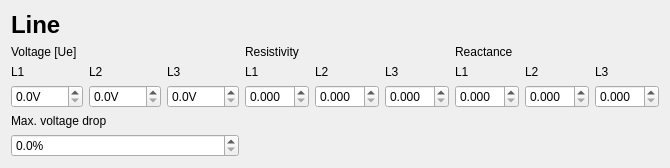
<?xml version="1.0" encoding="UTF-8"?>
<ui version="4.0">
 <class>Line</class>
 <widget class="QWidget" name="Line">
  <property name="geometry">
   <rect>
    <x>0</x>
    <y>0</y>
    <width>593</width>
    <height>162</height>
   </rect>
  </property>
  <property name="windowTitle">
   <string>Form</string>
  </property>
  <layout class="QVBoxLayout" name="verticalLayout_6">
   <item>
    <widget class="QLabel" name="label">
     <property name="text">
      <string>&lt;html&gt;&lt;head/&gt;&lt;body&gt;&lt;h1 style=&quot; margin-top:18px; margin-bottom:12px; margin-left:0px; margin-right:0px; -qt-block-indent:0; text-indent:0px;&quot;&gt;&lt;span style=&quot; font-size:xx-large; font-weight:600;&quot;&gt;Line&lt;/span&gt;&lt;/h1&gt;&lt;/body&gt;&lt;/html&gt;</string>
     </property>
    </widget>
   </item>
   <item>
    <layout class="QGridLayout" name="gridLayout_2">
     <item row="1" column="0">
      <layout class="QVBoxLayout" name="verticalLayout_2">
       <item>
        <widget class="QLabel" name="label_6">
         <property name="text">
          <string>Max. voltage drop</string>
         </property>
        </widget>
       </item>
       <item>
        <widget class="QDoubleSpinBox" name="voltage_drop">
         <property name="suffix">
          <string>%</string>
         </property>
         <property name="decimals">
          <number>1</number>
         </property>
        </widget>
       </item>
      </layout>
     </item>
     <item row="0" column="2">
      <layout class="QVBoxLayout" name="verticalLayout_4">
       <item>
        <widget class="QLabel" name="label_8">
         <property name="text">
          <string>Reactance</string>
         </property>
        </widget>
       </item>
       <item>
        <layout class="QGridLayout" name="gridLayout_4">
         <item row="0" column="2">
          <widget class="QLabel" name="label_14">
           <property name="text">
            <string>L3</string>
           </property>
          </widget>
         </item>
         <item row="0" column="1">
          <widget class="QLabel" name="label_13">
           <property name="text">
            <string>L2</string>
           </property>
          </widget>
         </item>
         <item row="0" column="0">
          <widget class="QLabel" name="label_12">
           <property name="text">
            <string>L1</string>
           </property>
          </widget>
         </item>
         <item row="1" column="0">
          <widget class="QDoubleSpinBox" name="reactance_L1">
           <property name="decimals">
            <number>3</number>
           </property>
          </widget>
         </item>
         <item row="1" column="1">
          <widget class="QDoubleSpinBox" name="reactance_L2">
           <property name="decimals">
            <number>3</number>
           </property>
          </widget>
         </item>
         <item row="1" column="2">
          <widget class="QDoubleSpinBox" name="reactance_L3">
           <property name="decimals">
            <number>3</number>
           </property>
          </widget>
         </item>
        </layout>
       </item>
      </layout>
     </item>
     <item row="0" column="1">
      <layout class="QVBoxLayout" name="verticalLayout_3">
       <item>
        <widget class="QLabel" name="label_7">
         <property name="text">
          <string>Resistivity</string>
         </property>
        </widget>
       </item>
       <item>
        <layout class="QGridLayout" name="gridLayout_3">
         <item row="0" column="1">
          <widget class="QLabel" name="label_10">
           <property name="text">
            <string>L2</string>
           </property>
          </widget>
         </item>
         <item row="0" column="0">
          <widget class="QLabel" name="label_9">
           <property name="text">
            <string>L1</string>
           </property>
          </widget>
         </item>
         <item row="0" column="2">
          <widget class="QLabel" name="label_11">
           <property name="text">
            <string>L3</string>
           </property>
          </widget>
         </item>
         <item row="1" column="0">
          <widget class="QDoubleSpinBox" name="resistivity_L1">
           <property name="decimals">
            <number>3</number>
           </property>
          </widget>
         </item>
         <item row="1" column="1">
          <widget class="QDoubleSpinBox" name="resistivity_L2">
           <property name="decimals">
            <number>3</number>
           </property>
          </widget>
         </item>
         <item row="1" column="2">
          <widget class="QDoubleSpinBox" name="resistivity_L3">
           <property name="decimals">
            <number>3</number>
           </property>
          </widget>
         </item>
        </layout>
       </item>
      </layout>
     </item>
     <item row="0" column="0">
      <layout class="QVBoxLayout" name="verticalLayout">
       <item>
        <widget class="QLabel" name="label_2">
         <property name="text">
          <string>Voltage [Ue]</string>
         </property>
        </widget>
       </item>
       <item>
        <layout class="QGridLayout" name="gridLayout">
         <item row="1" column="2">
          <widget class="QDoubleSpinBox" name="voltage_L1">
           <property name="suffix">
            <string>V</string>
           </property>
           <property name="decimals">
            <number>1</number>
           </property>
           <property name="maximum">
            <double>1000.000000000000000</double>
           </property>
          </widget>
         </item>
         <item row="1" column="1">
          <widget class="QDoubleSpinBox" name="voltage_L2">
           <property name="suffix">
            <string>V</string>
           </property>
           <property name="decimals">
            <number>1</number>
           </property>
           <property name="maximum">
            <double>1000.000000000000000</double>
           </property>
          </widget>
         </item>
         <item row="1" column="0">
          <widget class="QDoubleSpinBox" name="voltage_L3">
           <property name="suffix">
            <string>V</string>
           </property>
           <property name="decimals">
            <number>1</number>
           </property>
           <property name="maximum">
            <double>1000.000000000000000</double>
           </property>
          </widget>
         </item>
         <item row="0" column="0">
          <widget class="QLabel" name="label_3">
           <property name="text">
            <string>L1</string>
           </property>
          </widget>
         </item>
         <item row="0" column="1">
          <widget class="QLabel" name="label_4">
           <property name="text">
            <string>L2</string>
           </property>
          </widget>
         </item>
         <item row="0" column="2">
          <widget class="QLabel" name="label_5">
           <property name="text">
            <string>L3</string>
           </property>
          </widget>
         </item>
        </layout>
       </item>
      </layout>
     </item>
    </layout>
   </item>
  </layout>
 </widget>
 <resources/>
 <connections/>
</ui>
